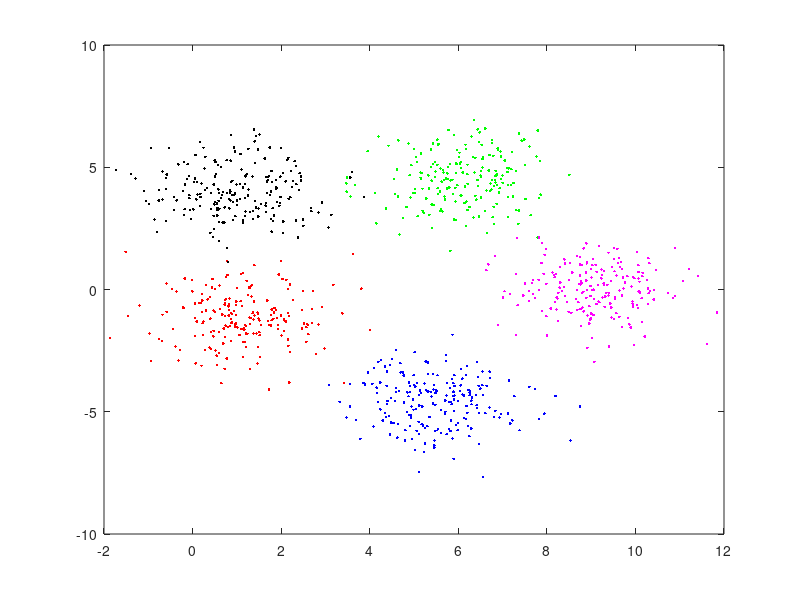

Write MATLAB code to recreate this figure. (Note: this script raises an error after producing the figure.)
% PR_hw5_1 K_Means
clear all;
close all;
clc;

% mvnrnd - Multivariate normal random numbers
%  This MATLAB function returns an n-by-d matrix R of random vectors chosen from
%  the multivariate normal distribution with mean MU, and covariance SIGMA.
Sigma = [1, 0; 0, 1];
mu1 = [1, -1];
x1 = mvnrnd(mu1, Sigma, 200);
mu2 = [5.5, -4.5];
x2 = mvnrnd(mu2, Sigma, 200);
mu3 = [1, 4];
x3 = mvnrnd(mu3, Sigma, 200);
mu4 = [6, 4.5];
x4 = mvnrnd(mu4, Sigma, 200);
mu5 = [9, 0.0];
x5 = mvnrnd(mu5, Sigma, 200);
% Obtain the 1000 data points to be clustered
X = [x1; x2; x3; x4; x5];
real_mu = [mu1; mu2; mu3; mu4; mu5];
% Show the data point
plot(x1(:,1), x1(:,2), 'r.'); hold on;
plot(x2(:,1), x2(:,2), 'b.');
plot(x3(:,1), x3(:,2), 'k.');
plot(x4(:,1), x4(:,2), 'g.');
plot(x5(:,1), x5(:,2), 'm.');

target = [linspace(1,1,200),linspace(2,2,200),linspace(3,3,200),linspace(4,4,200),linspace(5,5,200)];
k = 5;
[ reorder_mu,label,iteration,acc,mse ]  = K_Means( X,target,k );
